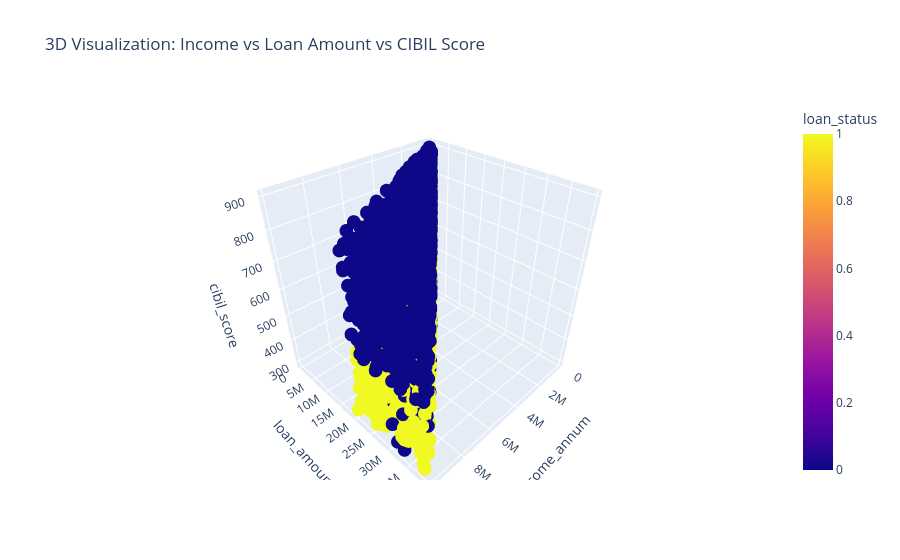

The code cell stored with this chart in its notebook:
### Code cell
fig = px.scatter_3d(
    df,
    x="income_annum",
    y="loan_amount",
    z="cibil_score",
    color="loan_status",
    title="3D Visualization: Income vs Loan Amount vs CIBIL Score"
)

fig.show()

### Figure 1 — Plotly figure (JSON) as saved in the notebook; plotly's stock layout.template omitted (floating-point values rounded to 4 significant figures; data arrays with more than 128 entries replaced by an {"elided": "..."} marker saying what was removed)
{"data": [{"hovertemplate": "income_annum=%{x}<br>loan_amount=%{y}<br>cibil_score=%{z}<br>loan_status=%{marker.color}<extra></extra>", "legendgroup": "", "marker": {"color": {"elided": "4269 int values"}, "coloraxis": "coloraxis", "symbol": "circle"}, "mode": "markers", "name": "", "scene": "scene", "showlegend": false, "type": "scatter3d", "x": {"elided": "4269 int values"}, "y": {"elided": "4269 int values"}, "z": {"elided": "4269 int values"}}], "layout": {"coloraxis": {"colorbar": {"title": {"text": "loan_status"}}, "colorscale": [[0, "#0d0887"], [0.1111, "#46039f"], [0.2222, "#7201a8"], [0.3333, "#9c179e"], [0.4444, "#bd3786"], [0.5556, "#d8576b"], [0.6667, "#ed7953"], [0.7778, "#fb9f3a"], [0.8889, "#fdca26"], [1, "#f0f921"]]}, "legend": {"tracegroupgap": 0}, "scene": {"domain": {"x": [0, 1], "y": [0, 1]}, "xaxis": {"title": {"text": "income_annum"}}, "yaxis": {"title": {"text": "loan_amount"}}, "zaxis": {"title": {"text": "cibil_score"}}}, "title": {"text": "3D Visualization: Income vs Loan Amount vs CIBIL Score"}}}
